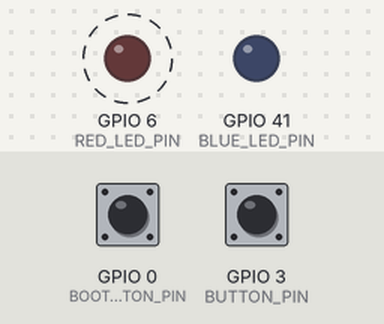
Simulated run of this program. Board: ESP32-S3. Parts: output pins drawn as LEDs (lit = HIGH). Dashed ring = blinking. The inputs (shaded band) are chosen by the test bench; at power-on: GPIO 0 (BOOT_BUTTON_PIN) HIGH, GPIO 3 (BUTTON_PIN) HIGH.

Above: at 0.15 s.
At 0.75 s:
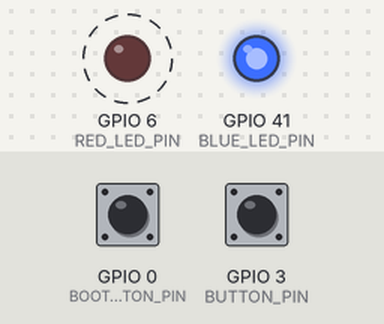
1.3 s: GPIO 0 (BOOT_BUTTON_PIN) pulled LOW for 0.15 s
4.3 s: GPIO 3 (BUTTON_PIN) pulled LOW for 0.15 s
At 4.75 s:
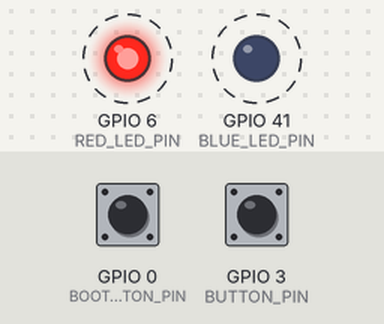
Timing chart, 0 to 13.3 s (numbered marks = the images above; inputs shaded):
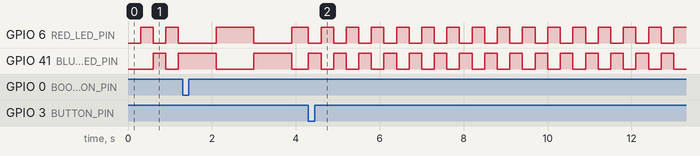

The program:

main.cpp
```cpp
#include <Arduino.h>

enum BlinkMode
{
  ModeFast,
  ModeSlow
};

const unsigned long DEBOUNCE_DELAY = 50;

unsigned long lastChangeTime = 0;
unsigned long lastDebounceTime = 0;
uint16_t intervalMs = 300;
BlinkMode currentMode = ModeFast;

const uint8_t RED_LED_PIN = 6;
const uint8_t BLUE_LED_PIN = 41;
const uint8_t BUTTON_PIN = 3;
const uint8_t BOOT_BUTTON_PIN = 0;

uint8_t lastButtonState = HIGH;
uint8_t lastBootButtonState = HIGH;

void setup()
{
  // Serial.begin(9600);
  pinMode(RED_LED_PIN, OUTPUT);
  pinMode(BLUE_LED_PIN, OUTPUT);

  pinMode(BUTTON_PIN, INPUT_PULLUP);
  pinMode(BOOT_BUTTON_PIN, INPUT_PULLUP);
}

void loop()
{
  unsigned long currentTime = millis();

  int currentButton = digitalRead(BUTTON_PIN);
  int currentBoot = digitalRead(BOOT_BUTTON_PIN);

  if (currentButton == LOW && lastButtonState == HIGH)
  {
    if (currentTime - lastDebounceTime > DEBOUNCE_DELAY)
    {
      currentMode = ModeFast;
      intervalMs = 300;
      lastDebounceTime = currentTime;
    }
  }
  lastButtonState = currentButton;

  if (currentBoot == LOW && lastBootButtonState == HIGH)
  {
    if (currentTime - lastDebounceTime > DEBOUNCE_DELAY)
    {
      currentMode = ModeSlow;
      intervalMs = 900;
      lastDebounceTime = currentTime;
    }
  }
  lastBootButtonState = currentBoot;

  if (currentTime - lastChangeTime >= intervalMs)
  {
    lastChangeTime = currentTime;

    bool isRedOn = digitalRead(RED_LED_PIN);
    digitalWrite(RED_LED_PIN, !isRedOn);
    digitalWrite(BLUE_LED_PIN, isRedOn);
  }
}
```

Measured:
- after the input at 4.3 s, GPIO 6 (RED_LED_PIN), GPIO 41 (BLUE_LED_PIN): alternates HIGH for 0.30 s and LOW for 0.30 s, starting at once
